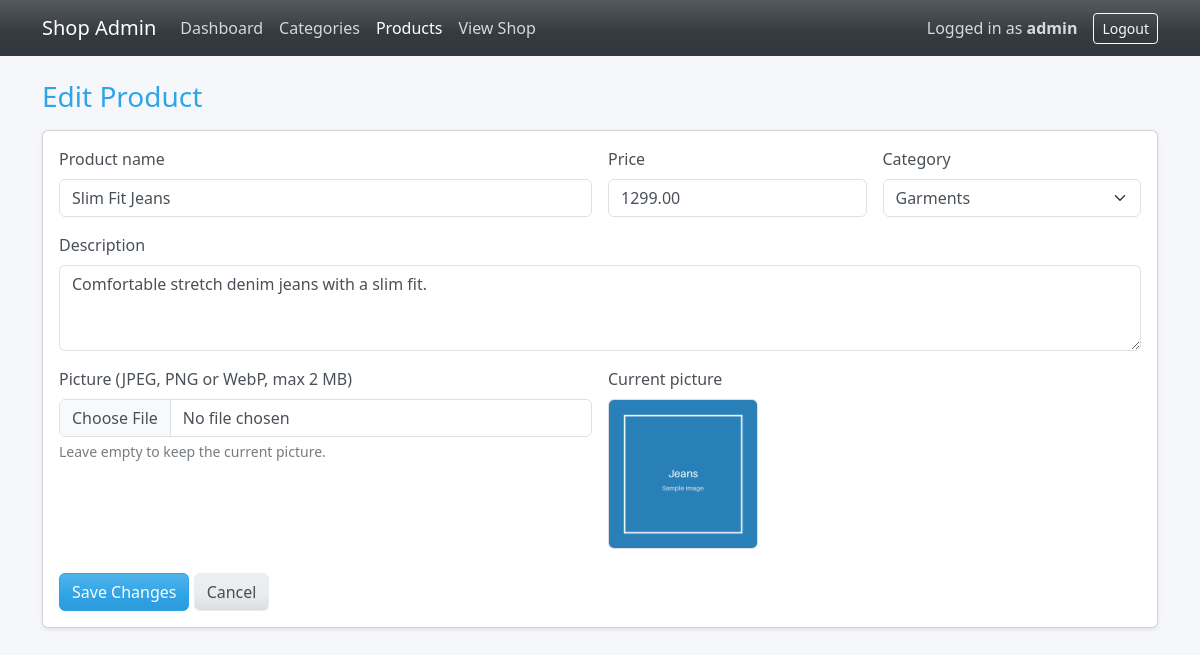
The app's page /question1_shopping_cart/admin/product_form.php?id=2 (signed in) with its own data.
### tables this page shows
CREATE TABLE products (
    id          INT UNSIGNED NOT NULL AUTO_INCREMENT,
    category_id INT UNSIGNED NOT NULL,
    name        VARCHAR(100) NOT NULL,
    description TEXT NULL,
    price       DECIMAL(10,2) NOT NULL,
    picture     VARCHAR(255) NULL,                   
    created_at  TIMESTAMP NOT NULL DEFAULT CURRENT_TIMESTAMP,
    PRIMARY KEY (id),
    KEY idx_products_category (category_id),
    CONSTRAINT fk_products_category FOREIGN KEY (category_id)
        REFERENCES categories (id)
        ON DELETE RESTRICT           
        ON UPDATE CASCADE
);

CREATE TABLE categories (
    id         INT UNSIGNED NOT NULL AUTO_INCREMENT,
    name       VARCHAR(50)  NOT NULL,
    created_at TIMESTAMP NOT NULL DEFAULT CURRENT_TIMESTAMP,
    PRIMARY KEY (id),
    UNIQUE KEY uq_category_name (name)
);

### question1_shopping_cart/includes/functions.php (called while the page is built, shortened)
<?php
function e($value): string
{
    return htmlspecialchars((string)$value, ENT_QUOTES, 'UTF-8');
}
function product_image_url(?string $filename, string $prefix = ''): string
{
    if ($filename !== null && $filename !== '') {
        $safe = basename($filename);
        if (is_file(UPLOAD_DIR . $safe)) {
            return $prefix . UPLOAD_URL . rawurlencode($safe);
        }
    }
    return $prefix . 'assets/img/no-image.png';
}

### question1_shopping_cart/admin/product_form.php (the view, shortened to what this page needs)
<?php
require_once __DIR__ . '/../includes/functions.php';
$pdo = get_pdo();
$id = filter_input(INPUT_GET, 'id', FILTER_VALIDATE_INT);
$isEdit = (bool)$id;
$product = ['name' => '', 'description' => '', 'price' => '', 'category_id' => '', 'picture' => ''];
if ($isEdit) {
    $stmt = $pdo->prepare('SELECT * FROM products WHERE id = :id');
    $stmt->execute([':id' => $id]);
    $found = $stmt->fetch();
    $product = $found;
}
$categories = $pdo->query('SELECT id, name FROM categories ORDER BY name')->fetchAll();
$pageTitle = $isEdit ? 'Edit Product' : 'Add Product';
require __DIR__ . '/_header.php';
?>
<h3 class="mb-3"><?= e($pageTitle) ?></h3>
<div class="card shadow-sm"><div class="card-body">
    <form method="post" action="product_form.php<?= $isEdit ? '?id=' . (int)$id : '' ?>" enctype="multipart/form-data">
        <div class="row g-3">
            <div class="col-md-6">
                <label for="name" class="form-label">Product name</label>
                <input type="text" class="form-control" id="name" name="name" maxlength="100" value="<?= e($product['name']) ?>" required>
            </div>
            <div class="col-md-3">
                <label for="price" class="form-label">Price</label>
                <input type="number" step="0.01" min="0.01" class="form-control" id="price" name="price" value="<?= e($product['price']) ?>" required>
            </div>
            <div class="col-md-3">
                <label for="category_id" class="form-label">Category</label>
                <select class="form-select" id="category_id" name="category_id" required>
                    <?php foreach ($categories as $cat): ?>
                        <option value="<?= (int)$cat['id'] ?>" <?= ((string)$product['category_id'] === (string)$cat['id']) ? 'selected' : '' ?>>
                            <?= e($cat['name']) ?>
                        </option>
                    <?php endforeach; ?>
                </select>
            </div>
            <div class="col-12">
                <label for="description" class="form-label">Description</label>
                <textarea class="form-control" id="description" name="description" rows="3" maxlength="1000"><?= e($product['description']) ?></textarea>
            </div>
            <div class="col-md-6">
                <label for="picture" class="form-label">Picture (JPEG, PNG or WebP, max 2 MB)</label>
                <input type="file" class="form-control" id="picture" name="picture" accept="image/jpeg,image/png,image/webp">
                <?php if ($isEdit): ?><div class="form-text">Leave empty to keep the current picture.</div><?php endif; ?>
            </div>
            <?php if ($isEdit): ?>
            <div class="col-md-6">
                <label class="form-label d-block">Current picture</label>
                <img src="<?= e(product_image_url($product['picture'], '../')) ?>" alt="Current picture" class="admin-thumb-large">
            </div>
            <?php endif; ?>
        </div>
        <div class="mt-4">
            <button type="submit" class="btn btn-primary"><?= $isEdit ? 'Save Changes' : 'Add Product' ?></button>
            <a href="products.php" class="btn btn-secondary">Cancel</a>
        </div>
    </form>
</div></div>
<?php require __DIR__ . '/_footer.php'; ?>

### question1_shopping_cart/assets/css/style.css (style rules this page uses)
body { background: #f5f7fa; }
.admin-thumb-large { width: 150px; height: 150px; object-fit: cover; border-radius: 6px; border: 1px solid #ddd; }

### records on screen
products: name "Slim Fit Jeans", price "1299.00", category_id "Garments", description "Comfortable stretch denim jeans with a slim fit.", picture (picture)

### other values on screen
$_SESSION['admin_username'] "admin"
$pageTitle "Edit Product"
